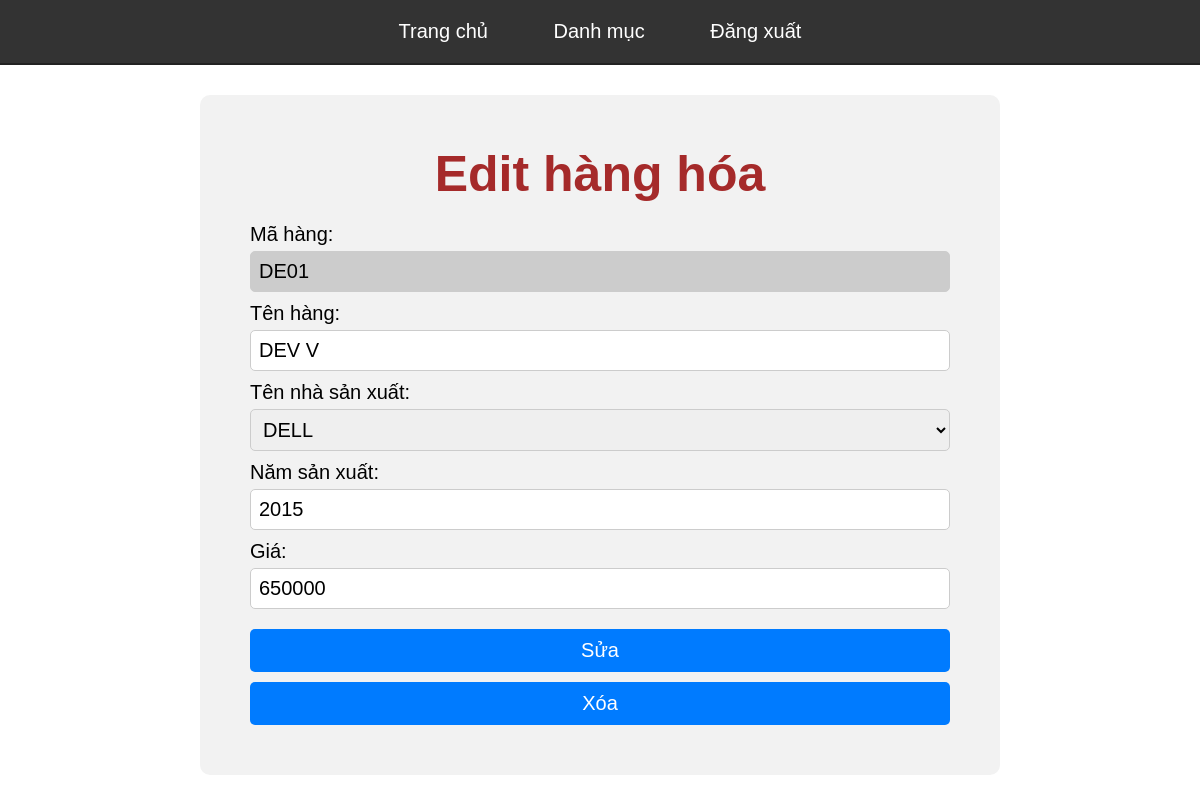
The page /CHUONG_7/QuanLyBanHang/editHangHoa.php?mahang=DE01 on the database its author committed.
### tables this page shows
CREATE TABLE `hanghoa` (
  `MaHang` varchar(4) NOT NULL COMMENT 'Mã hàng',
  `TenHang` varchar(40) NOT NULL COMMENT 'Tên hàng',
  `MaNSX` varchar(2) NOT NULL COMMENT 'Mã nhà SX',
  `NamSX` int(11) NOT NULL COMMENT 'Năm SX',
  `Gia` int(11) NOT NULL COMMENT 'Giá bán'
);

### CHUONG_7/QuanLyBanHang/db.php (called while the page is built, shortened)
<?php
function executeQuery($sql)
{
    $servername = "localhost";
    $username = "root";
    $password = "";
    $dbname = "QuanLyBanHang";
    $conn = new mysqli($servername, $username, $password, $dbname);
    $result = $conn->query($sql);
    if ($result === false) {
        die("Lỗi truy vấn: " . $conn->error);
    } else {
        return $result;
    }
}

### CHUONG_7/QuanLyBanHang/EditHangHoa.php (the view, shortened to what this page needs)
<html lang="en">
<head>
</head>
<body>
    <?php
    require "Menu.php";
    require 'db.php';
    $mahang = $_GET['mahang'];
    $sql = "SELECT * FROM `hanghoa` WHERE `MaHang` = '$mahang'";
    $result = executeQuery($sql);
    $value = mysqli_fetch_array($result);
    ?>
    <form action="" method="get">
        <h1>Edit hàng hóa</h1>
        <div>
            <label for="mahang">Mã hàng:</label>
            <?php
            echo "<input type='text' id='mahang' name='mahang' required readonly value='" . $value['MaHang'] . "'>"
            ?>
        </div>
        <div>
            <label for="tenhang">Tên hàng:</label>
            <?php
            echo "<input type='text' id='tenhang' name='tenhang' required value='" . $value['TenHang'] . "'>"
            ?>
        </div>
        <div>
            <label for="mansx">Tên nhà sản xuất:</label>
            <select name="mansx" id="mansx">
                <?php
                $sql = "SELECT MaNSX,TenNSX FROM `NhaSanXuat`";
                $result = executeQuery($sql);
                $mansx = $value["MaNSX"];
                while ($row = mysqli_fetch_array($result)) {
                    if ($mansx == $row["MaNSX"]) {
                        echo "<option value='" . $row['MaNSX'] . "' selected>" . $row['TenNSX'] . " </option>";
                    } else {
                        echo "<option value='" . $row['MaNSX'] . "'>" . $row['TenNSX'] . "</option>";
                    }
                }
                ?>
            </select>
        </div>
        <div>
            <label for="namsx">Năm sản xuất:</label>
            <?php
            echo "<input type='text' id='namsx' name='namsx' required value='" . $value['NamSX'] . "'>"
            ?>
        </div>
        <div>
            <label for="gia">Giá:</label>
            <?php
            echo "<input type='text' id='gia' name='gia' required value='" . $value['Gia'] . "'>"
            ?>
        </div>
        <div>
            <input type="submit" name="btnupdate" value="Sửa">
            <input type="submit" name="btndelete" value="Xóa">
        </div>
    </form>
</body>
</html>

### CHUONG_7/QuanLyBanHang/EditHangHoa.php (style rules this page uses)
* { margin: 0; padding: 0; box-sizing: border-box; font-family: Arial, Helvetica, sans-serif; font-size: 20px; }
h1 { font-size: 50px; margin-bottom: 20px; color: brown; margin-top: 20px }
form { max-width: 800px; margin: 30px auto; background-color: #f2f2f2; padding: 50px; border-radius: 10px; }
h1 { margin-top: 0px; text-align: center; }
label { display: block; margin-bottom: 5px; }
input[type="text"], select { width: 100%; padding: 8px; margin-bottom: 10px; border-radius: 5px; border: 1px solid #ccc; box-sizing: border-box; }
input[type="submit"] { width: 100%; padding: 10px; margin-top: 10px; border: none; border-radius: 5px; background-color: #007bff; color: #fff; cursor: pointer; }
#mahang { background-color: #ccc; }

### CHUONG_7/QuanLyBanHang/Menu.php (style rules this page uses)
* { margin: 0; padding: 0; box-sizing: border-box; font-family: Arial, Helvetica, sans-serif; font-size: 20px; }

### rows shown on the page
hanghoa: mahang "DE01", tenhang "DEV V", namsx "2015", gia "650000"

### other values the page prints
form field mansx "DELL"
